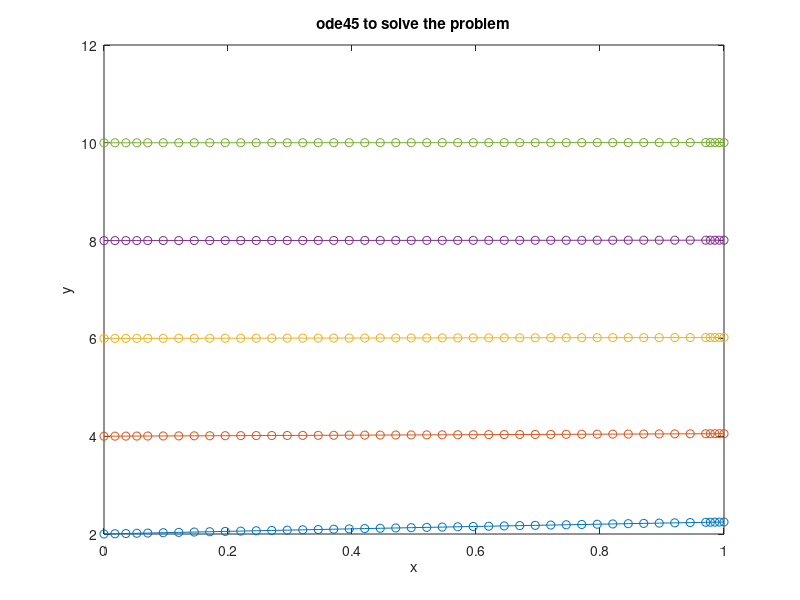

MATLAB code for this plot:
clc;
close all;
clear all;
f=@(t,y) ((y.^3).*(2.*y+4).^(1/2))./((y.^3+1).^2);
y0=2:2:10;
[t,y]= ode45(f,[0,1], y0);
plot(t,y,'-o')  
xlabel('x')
ylabel('y')
title('ode45 to solve the problem')